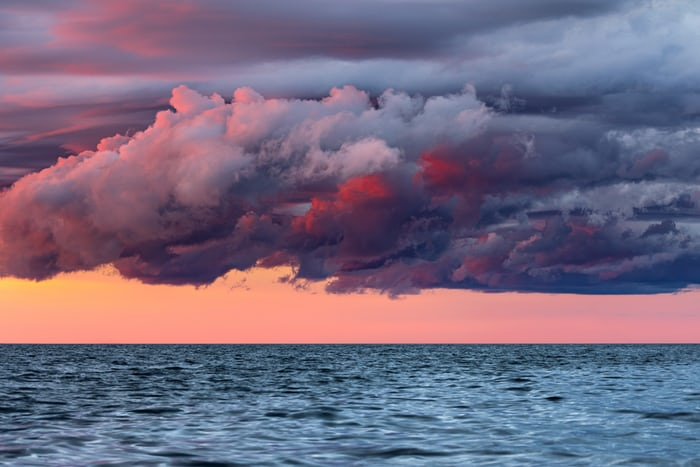
#> input picture images/test3.jpeg, 700 x 467 px
$ jupyter execute --allow-errors ici.ipynb
#> lines starting #> are read from the running program, lines starting #| are printed output that depends on the picture
[cell 1]
# Imports

import pandas as pd
import numpy as np
import matplotlib.pyplot as plt
from sklearn.cluster import KMeans
from collections import Counter
import cv2

[cell 2]
# Plot

plt.style.use('ggplot')
plt.rcParams['font.family'] = 'sans-serif'
plt.rcParams['font.serif'] = 'Ubuntu'
plt.rcParams['font.monospace'] = 'Ubuntu Mono'
plt.rcParams['font.size'] = 14
plt.rcParams['axes.labelsize'] = 12
plt.rcParams['axes.labelweight'] = 'bold'
plt.rcParams['axes.titlesize'] = 12
plt.rcParams['xtick.labelsize'] = 12
plt.rcParams['ytick.labelsize'] = 12
plt.rcParams['legend.fontsize'] = 12
plt.rcParams['figure.titlesize'] = 12
plt.rcParams['image.cmap'] = 'jet'
plt.rcParams['image.interpolation'] = 'none'
plt.rcParams['figure.figsize'] = (10, 10)
plt.rcParams['axes.grid']=False
plt.rcParams['lines.linewidth'] = 2
plt.rcParams['lines.markersize'] = 8
colors = ['xkcd:pale orange', 'xkcd:sea blue', 'xkcd:pale red', 'xkcd:sage green', 'xkcd:terra cotta', 'xkcd:dull purple', 'xkcd:teal', 'xkcd: goldenrod', 'xkcd:cadet blue', 'xkcd:scarlet']

# The image we are going to examine :-

[cell 3]
# Reading image and converting to grayscale

def get_image(image_path):
#> called with image_path = 'images/test3.jpeg'
    image = cv2.imread(image_path)
#> image is the input picture: shape (467, 700, 3); mean B, G, R 128.3, 105.5, 117.6
    image = cv2.cvtColor(image, cv2.COLOR_BGR2RGB)
    return image


# Getting the hex code for RGB values

def RGB2HEX(color):
    return "#{:02x}{:02x}{:02x}".format(int(color[0]), int(color[1]), int(color[2]))


# Applyling the K-means clustering algorithm to cluster 10 different colors

image = get_image('images/test3.jpeg')
number_of_colors = 10 # Hyperparameter
modified_image = image.reshape(image.shape[0]*image.shape[1], 3)
clf = KMeans(n_clusters = number_of_colors)
labels = clf.fit_predict(modified_image)

[cell 4]
counts = Counter(labels)
#> counts = 10 items
center_colors = clf.cluster_centers_


# We get ordered colors by iterating through the keys

ordered_colors = [center_colors[i] for i in counts.keys()]
#> ordered_colors = [[88.86, 108.3, 138.3], [130.5, 95.63, 118.8], [111.6, 132.7, 164.1], [166.9, 124, 145.5], [137.1, 160, 190.1], [68.75, 80.8, 110.7], [104.7, 62.01, 85.06], [220.5, 141.5, 148.2], [49.89, 50.44, 81.47], [251.6, 158.4, 130.7]]
hex_colors = [RGB2HEX(ordered_colors[i]) for i in counts.keys()]
#> hex_colors = ['#6f84a4', '#a67c91', '#dc8d94', '#fb9e82', '#899fbe', '#44506e', '#683e55', '#825f76', '#586c8a', '#313251']
rgb_colors = [ordered_colors[i] for i in counts.keys()]
#> rgb_colors = [[111.6, 132.7, 164.1], [166.9, 124, 145.5], [220.5, 141.5, 148.2], [251.6, 158.4, 130.7], [137.1, 160, 190.1], [68.75, 80.8, 110.7], [104.7, 62.01, 85.06], [130.5, 95.63, 118.8], [88.86, 108.3, 138.3], [49.89, 50.44, 81.47]]

[cell 5]
plt.title('Colors Detection ($n=10$)', fontsize=20)
plt.pie(counts.values(), labels = hex_colors, colors = hex_colors)
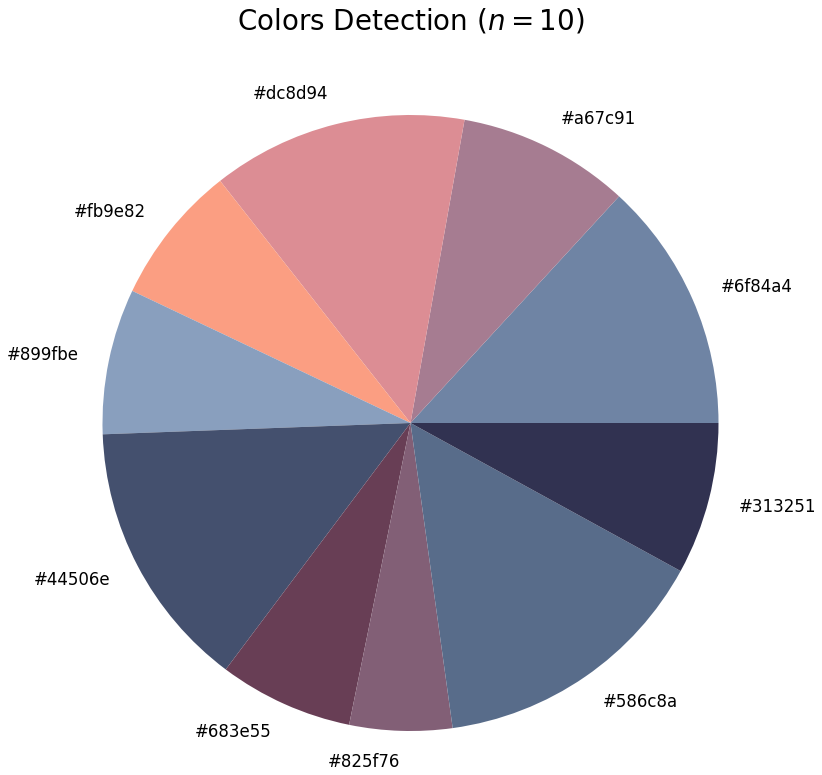
#> figure drawn by matplotlib, 1 panel

[cell 6]
# Converting RGB into integers

for i in range(len(rgb_colors)):
    rgb_colors[i] = rgb_colors[i].astype(int)
#> this loop made 10 passes
#> after the loop, rgb_colors = [[111, 132, 164], [166, 124, 145], [220, 141, 148], [251, 158, 130], [137, 159, 190], [68, 80, 110], [104, 62, 85], [130, 95, 118], [88, 108, 138], [49, 50, 81]]

[cell 7]
# Dividing image into small squares for computation

def square_maker():
    inp_img = image
    h = int(inp_img.shape[0])
#> h = 467
    step_h = int(h/10)
#> step_h = 46
    w = int(inp_img.shape[1])
#> w = 700
    step_w = int(w/10)
#> step_w = 70
    X = np.arange(0,h+step_h,step_h)
    Y =np.arange(0,w+step_w,step_w)
    squares = [inp_img[0:step_h,0:step_w]]
    for i in range(0,len(X)-1):
        for j in range(0,len(Y)-1):
            squares.append(inp_img[X[i]:X[i+1],Y[j]:Y[j+1]])
#> after the loop, squares = 111 items
    return np.array(squares)[1::]

[cell 8]
def color_computing(array):
    DIFF = []
    squared_image = square_maker()

$ run again, with images/test1.jpeg copied over images/test3.jpeg
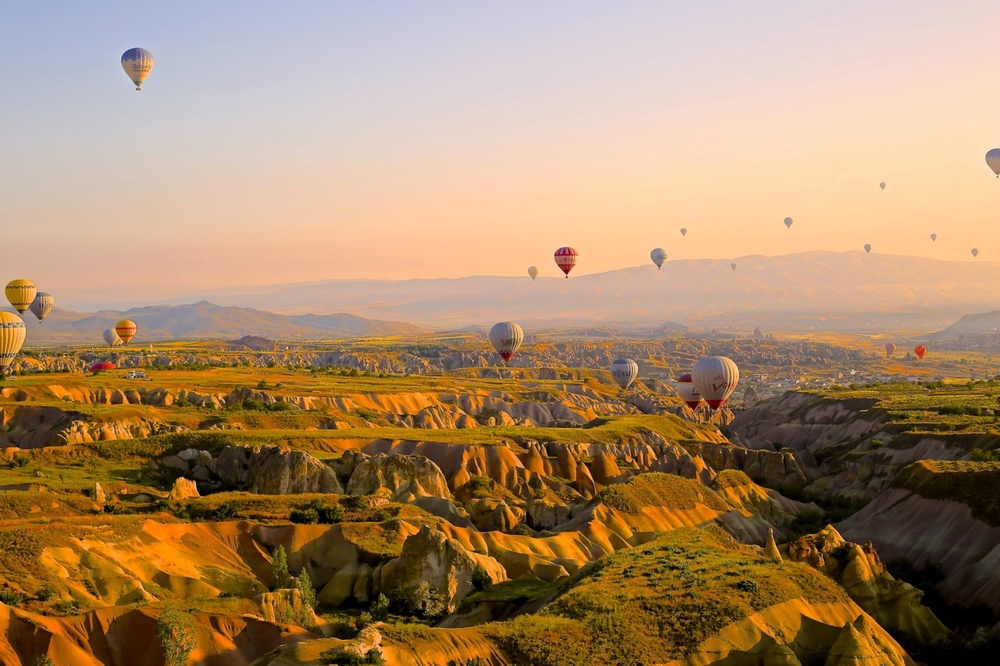
#> input picture images/test1.jpeg, 1000 x 666 px, shrunk from 1400 x 933 before the run
#> in get_image, image is the input picture: shape (666, 1000, 3); mean B, G, R 104, 137.3, 168.4
#> counts = 10 items
#> ordered_colors = [[195.6, 196.7, 210.6], [235.2, 214, 205], [168.4, 138.7, 115.6], [123.1, 97.51, 72.43], [213.2, 176, 150.4], [80.67, 56.63, 20.5], [250.8, 206.4, 164.8], [205.8, 125.6, 23.57], [145.9, 94.87, 14.39], [37.16, 25.22, 7.88]]
#> hex_colors = ['#251907', '#ebd6cc', '#7b6148', '#c3c4d2', '#facea4', '#503814', '#915e0e', '#a88a73', '#cd7d17', '#d5af96']
#> `rgb_colors = [ordered_colors[i] for i in counts.keys()]`: rgb_colors = [[37.16, 25.22, 7.88], [235.2, 214, 205], [123.1, 97.51, 72.43], [195.6, 196.7, 210.6], [250.8, 206.4, 164.8], [80.67, 56.63, 20.5], [145.9, 94.87, 14.39], [168.4, 138.7, 115.6], [205.8, 125.6, 23.57], [213.2, 176, 150.4]]
#> `[cell 5] plt.title('Colors Detection ($n=10$)', fontsize=20) plt.pie(c..`:
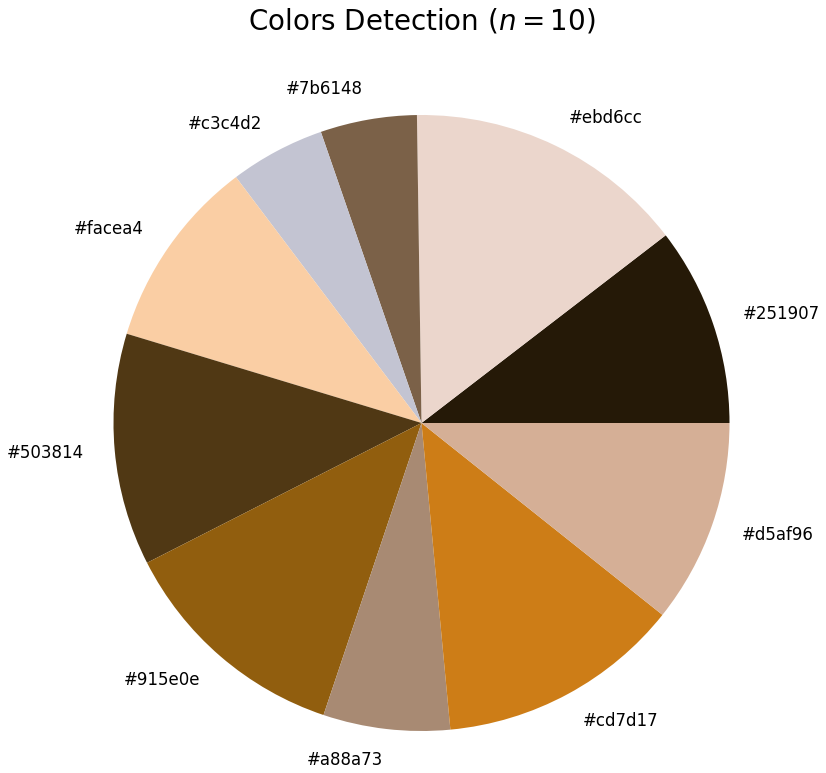
#> figure drawn by matplotlib, 1 panel
#> the loop `for i in range(len(rgb_colors)):` made 10 passes
#> after the loop `for i in range(len(rgb_colors)):`: rgb_colors = [[37, 25, 7], [235, 214, 204], [123, 97, 72], [195, 196, 210], [250, 206, 164], [80, 56, 20], [145, 94, 14], [168, 138, 115], [205, 125, 23], [213, 175, 150]]
#> h = 666
#> step_h = 66
#> w = 1000
#> step_w = 100
#> after the loop in square_maker, `for i in range(0,len(X)-1):`: squares = 111 items

$ run again, with images/piechart.png saved as images/test3.jpeg
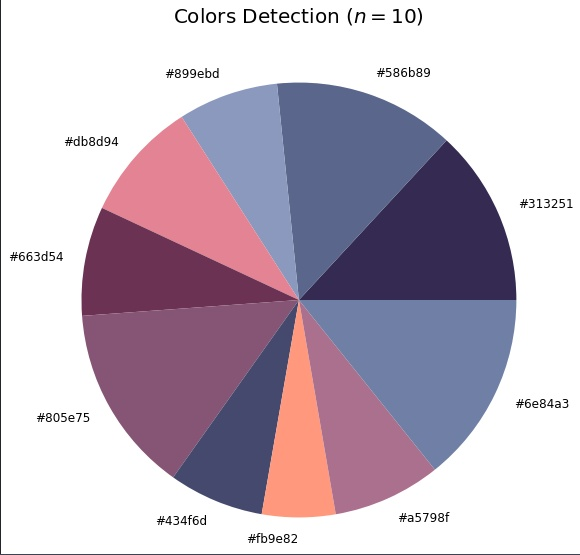
#> input picture images/piechart.png, 580 x 555 px
#> in get_image, image is the input picture: shape (555, 580, 3); mean B, G, R 194.7, 180.5, 192.8
#> counts = 10 items
#> ordered_colors = [[50.3, 41.06, 75.99], [254.7, 254.7, 254.7], [70.16, 73.47, 108.6], [225.9, 134.2, 150.4], [122.4, 136.4, 173.7], [133.5, 85.71, 117], [90.3, 102.1, 139.8], [170.4, 112.6, 142.1], [107, 50.25, 83], [254.1, 152.3, 126]]
#> hex_colors = ['#5a668b', '#fefefe', '#46496c', '#fe987d', '#32294b', '#855575', '#aa708e', '#7a88ad', '#6a3252', '#e18696']
#> `rgb_colors = [ordered_colors[i] for i in counts.keys()]`: rgb_colors = [[90.3, 102.1, 139.8], [254.7, 254.7, 254.7], [70.16, 73.47, 108.6], [254.1, 152.3, 126], [50.3, 41.06, 75.99], [133.5, 85.71, 117], [170.4, 112.6, 142.1], [122.4, 136.4, 173.7], [107, 50.25, 83], [225.9, 134.2, 150.4]]
#> `[cell 5] plt.title('Colors Detection ($n=10$)', fontsize=20) plt.pie(c..`:
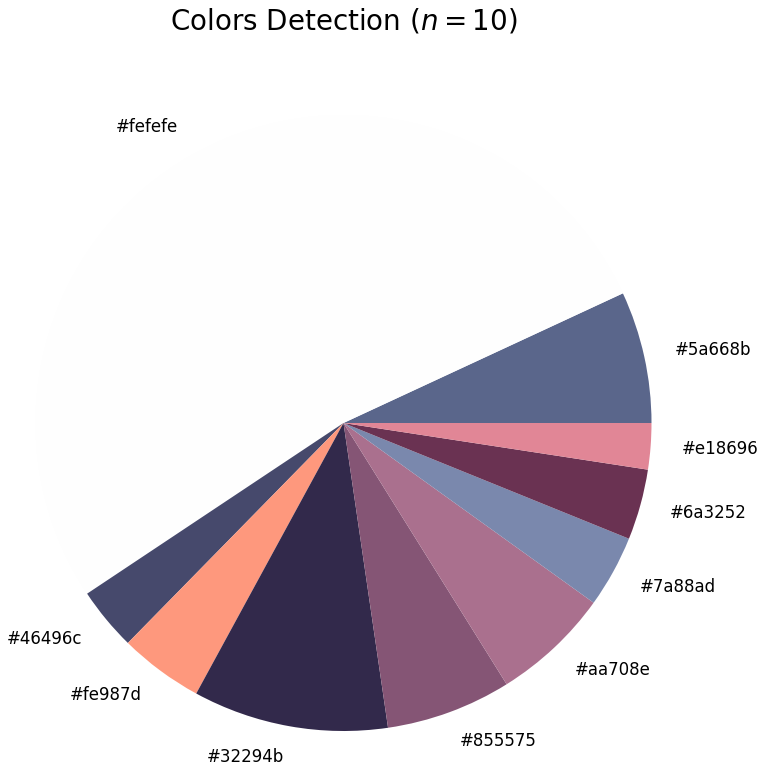
#> figure drawn by matplotlib, 1 panel
#> the loop `for i in range(len(rgb_colors)):` made 10 passes
#> after the loop `for i in range(len(rgb_colors)):`: rgb_colors = [[90, 102, 139], [254, 254, 254], [70, 73, 108], [254, 152, 125], [50, 41, 75], [133, 85, 117], [170, 112, 142], [122, 136, 173], [106, 50, 82], [225, 134, 150]]
#> h = 555
#> step_h = 55
#> w = 580
#> step_w = 58
#> after the loop in square_maker, `for i in range(0,len(X)-1):`: squares = 111 items

$ run again, with images/test2.jpg copied over images/test3.jpeg
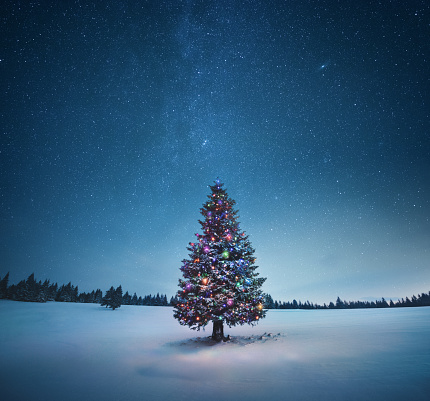
#> input picture images/test2.jpg, 430 x 401 px
#> in get_image, image is the input picture: shape (401, 430, 3); mean B, G, R 125.8, 95.2, 55.9
#> counts = 10 items
#> ordered_colors = [[11.35, 34.7, 55.29], [26.25, 70.28, 104.5], [16.22, 51.92, 80.98], [40.4, 89.14, 125.7], [68.94, 61.19, 77.56], [54.48, 108.7, 147.5], [79.3, 125.6, 159.8], [132.5, 166.4, 191.9], [105.5, 145.9, 175.9], [164, 188, 208.1]]
#> hex_colors = ['#4f7d9f', '#0b2237', '#443d4d', '#84a6bf', '#a3bbd0', '#28597d', '#103350', '#1a4668', '#6991af', '#366c93']
#> `rgb_colors = [ordered_colors[i] for i in counts.keys()]`: rgb_colors = [[79.3, 125.6, 159.8], [11.35, 34.7, 55.29], [68.94, 61.19, 77.56], [132.5, 166.4, 191.9], [164, 188, 208.1], [40.4, 89.14, 125.7], [16.22, 51.92, 80.98], [26.25, 70.28, 104.5], [105.5, 145.9, 175.9], [54.48, 108.7, 147.5]]
#> `[cell 5] plt.title('Colors Detection ($n=10$)', fontsize=20) plt.pie(c..`:
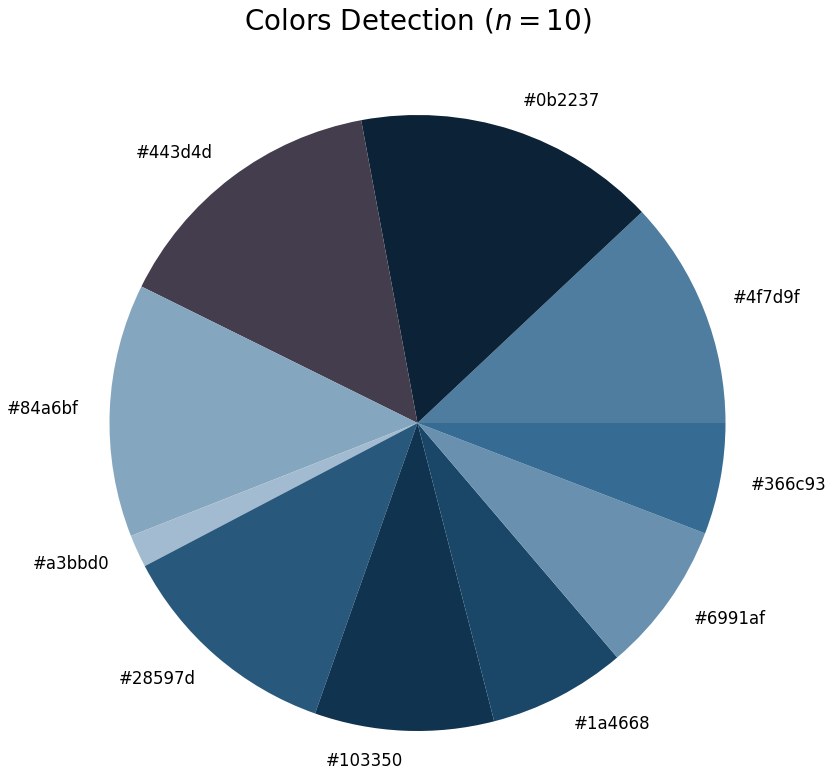
#> figure drawn by matplotlib, 1 panel
#> the loop `for i in range(len(rgb_colors)):` made 10 passes
#> after the loop `for i in range(len(rgb_colors)):`: rgb_colors = [[79, 125, 159], [11, 34, 55], [68, 61, 77], [132, 166, 191], [163, 187, 208], [40, 89, 125], [16, 51, 80], [26, 70, 104], [105, 145, 175], [54, 108, 147]]
#> h = 401
#> step_h = 40
#> w = 430
#> step_w = 43
#> after the loop in square_maker, `for i in range(0,len(X)-1):`: squares = 111 items
